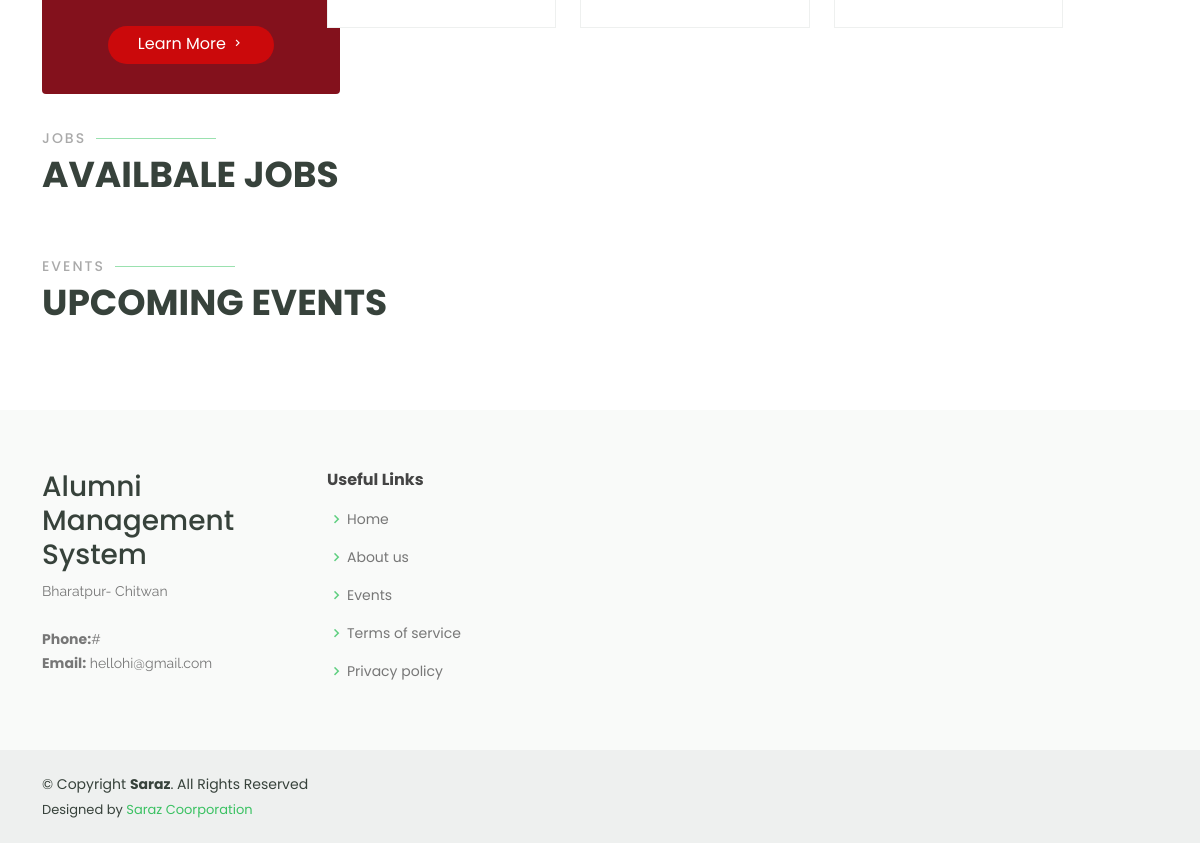
Before: / (lower part) with the older database file.
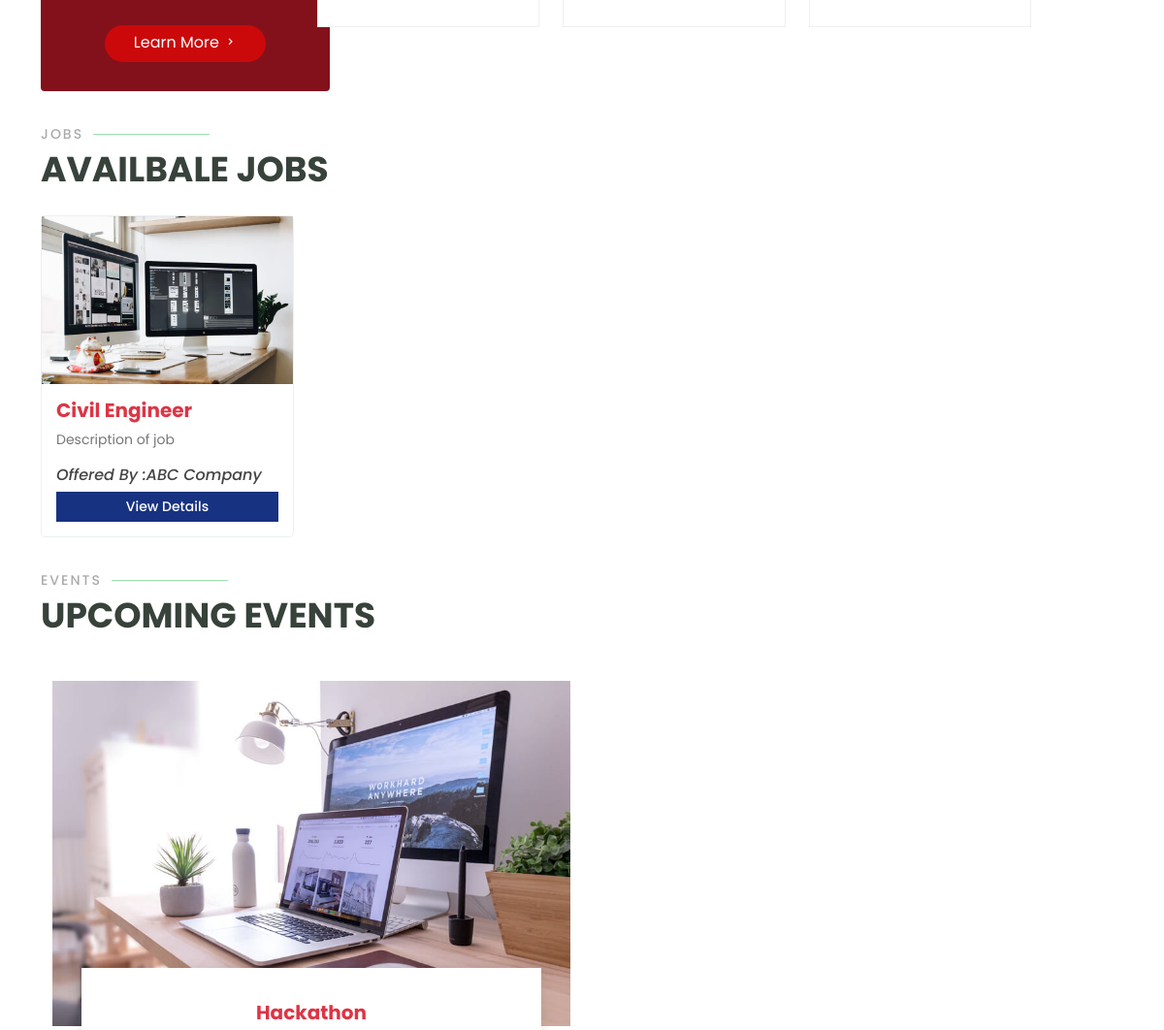
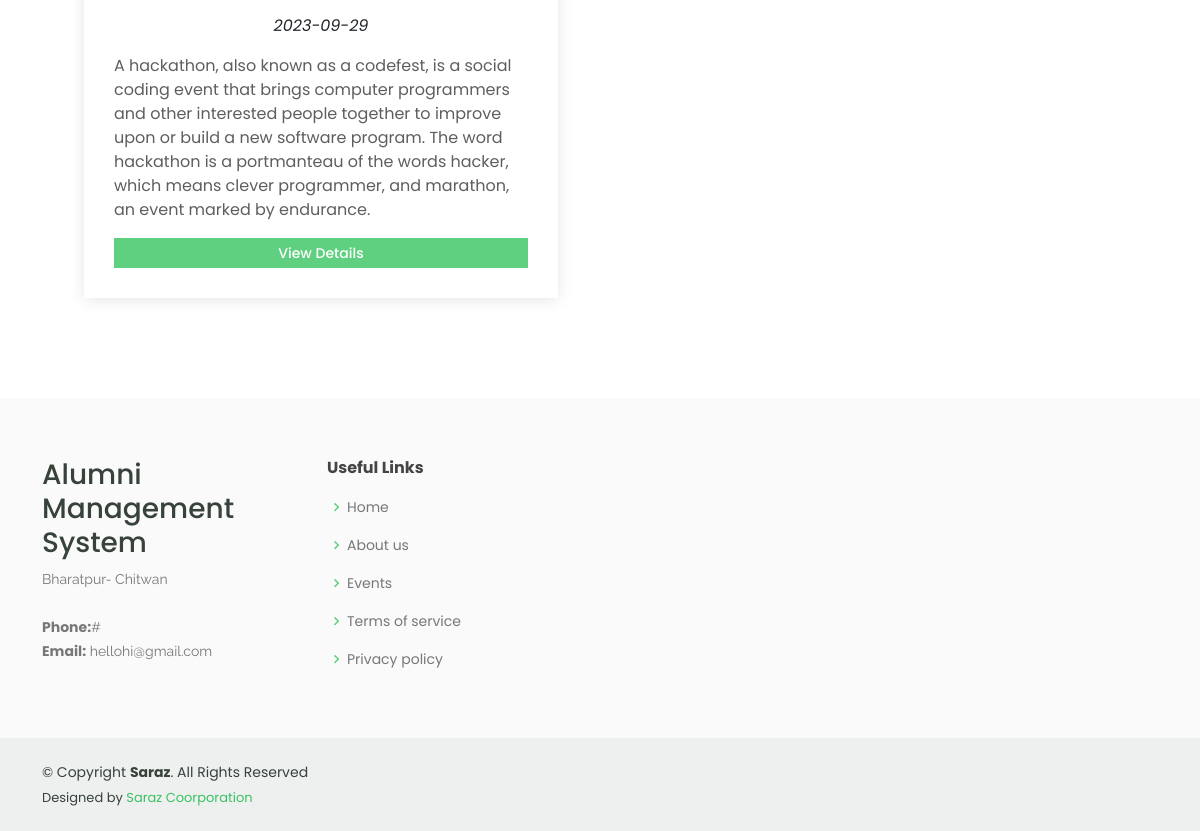
After: the same page with the newer database file (2 pictures, top to bottom).
### tables this page shows
CREATE TABLE `jobs` (
  `job_id` int(11) NOT NULL,
  `job_title` varchar(255) NOT NULL,
  `organization` varchar(255) NOT NULL,
  `alumni_name` varchar(255) NOT NULL,
  `alumni_email` varchar(100) NOT NULL,
  `type` varchar(255) NOT NULL,
  `vacant_seats` int(100) NOT NULL,
  `due_date` date NOT NULL,
  `description` text NOT NULL,
  `qualification` text NOT NULL,
  `banner_image` varchar(255) DEFAULT '2.png'
);

CREATE TABLE `events` (
  `event_id` int(11) NOT NULL,
  `event_title` varchar(255) NOT NULL,
  `organizer` varchar(255) NOT NULL,
  `organizer_email` varchar(255) NOT NULL,
  `type` varchar(100) NOT NULL,
  `venue` varchar(255) NOT NULL,
  `date_and_time` date NOT NULL,
  `description` text NOT NULL,
  `join_event` text NOT NULL,
  `banner_image` varchar(255) NOT NULL DEFAULT '2.png'
);

### index.php (the view, shortened to what this page needs)
<?php include 'head/header.php';
include 'config/db.php';
$todayDate = date("Y-m-d");
$sql = "SELECT * FROM jobs WHERE due_date >= '$todayDate' LIMIT 4";
$result = $conn->query($sql);
$sql1 = "SELECT * FROM events WHERE date_and_time >= '$todayDate' LIMIT 2";
$result1 = $conn->query($sql1);
?>
  <main id="main">
    <section id="why-us" class="why-us">
      <div class="container" data-aos="fade-up">
        <div class="row">
          <div class="col-lg-4 d-flex align-items-stretch">
            <div class="content">
              <div class="text-center">
                <a href="about.php" class="more-btn">Learn More <i class="bx bx-chevron-right"></i></a>
              </div>
            </div>
          </div>
          <div class="col-lg-8 d-flex align-items-stretch" data-aos="zoom-in" data-aos-delay="100">
            <div class="icon-boxes d-flex flex-column justify-content-center">
              <div class="row">
                <div class="col-xl-4 d-flex align-items-stretch">
                  <div class="icon-box mt-4 mt-xl-0">
                  </div>
                </div>
                <div class="col-xl-4 d-flex align-items-stretch">
                  <div class="icon-box mt-4 mt-xl-0">
                  </div>
                </div>
                <div class="col-xl-4 d-flex align-items-stretch">
                  <div class="icon-box mt-4 mt-xl-0">
                  </div>
                </div>
              </div>
            </div>
          </div>
        </div>
      </div>
    </section>
    <section id="popular-courses" class="courses">
      <div class="container" data-aos="fade-up">
        <div class="section-title">
          <h2>Jobs</h2>
          <p>Availbale Jobs</p>
        </div>
        <div class="row" data-aos="zoom-in" data-aos-delay="100">
           <?php
    if ($result->num_rows > 0) {
    while($row = $result->fetch_assoc()){ ?>
        <div class="col-lg-4 col-md-6 d-flex align-items-stretch mt-4 mt-md-0">
          <div class="course-item">
            <img src="assets/img/course-1.jpg" class="img-fluid" alt="...">
            <div class="course-content">
              <h3 class="text-danger"><?= $row["job_title"] ?></h3>
              <p><?= $row["description"] ?></p>
              <h6><em>Offered By :<?= $row["organization"] ?></em></h6>
              <?php
                  if (!isset($_SESSION['is_login'])) { ?>
                    <a href="login.php">
                      <h4>View Details</h4>
                    </a>
                  <?php } else { ?>
                    <a href="jobs-details.php?id=<?=$row['job_id']?> " >
                      <h4>View Details</h4>
                    </a>
                  <?php } ?>
                </div>
              </div>
            </div>
        <?php }
        }
        ?>
          </div>
        </div>
    </section>
    <section id="popular-courses" class="courses">
      <div class="container" data-aos="fade-up">
        <div class="section-title">
          <h2>Events</h2>
          <p>Upcoming Events</p>
        </div>
        <section id="events" class="events">
      <div class="container" data-aos="fade-up">
        <div class="row">
        <?php
        if ($result1->num_rows > 0) {
          while ($row1 = $result1->fetch_assoc()) {
            ?>
        <div class="col-md-6 d-flex align-items-stretch">
          <div class="card">
            <div class="card-img">
              <img src="assets/img/events-1.jpg" alt="...">
            </div>
            <div class="card-body">
              <h5 class="card-title text-danger"><?=$row1['event_title']?></h5>
              <p class="fst-italic text-center"><?=$row1['date_and_time']?></p>
              <p class="card-text"><?=$row1['description']?></p>
              <?php
              if (!isset($_SESSION['is_login'])) { ?>
                <a href="login.php">
                  <h4>View Details</h4>
                </a>
              <?php } else { ?>
                <a href="events-details.php?id=<?=$row1['event_id']?> " >
                  <h4>View Details</h4>
                </a>
              <?php } ?>
            </div>
          </div>
        </div>
        <?php }
        }
        ?>
        </div>
      </div>
    </section>
      </div>
    </section>
  </main>
  <?php include 'head/footer.php' ?>

Changed rows visible on the page:
now on this page (row edited): jobs: job_title "Civil Engineer", description "Description of job", organization "ABC Company"
added events: event_title "Hackathon", date_and_time "2023-09-29", description "A hackathon, also known as a codefest, is a social coding event that brings computer programmers and other interested people together to improve upon or build a new software program. The word hackathon is a portmanteau of the words hacker, which means clever programmer, and marathon, an event marked by endurance."
